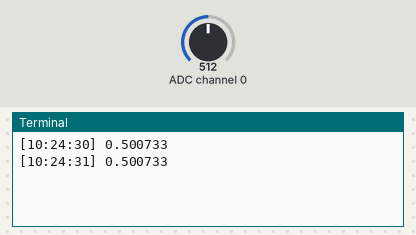
Simulated run of this program. Board: Raspberry Pi (BCM pin numbers). On the bench: the last lines printed to the terminal. Inputs (shaded band) come from the test bench; at power-on: ADC channel 0 = 512 (analog values on the 0–1023 scale). The clock reads 2024-03-15 10:24:30 at power-on unless the program sets it.

Above: at 1.2 s.
1.3 s: ADC channel 0 set to 716
At 2.6 s:
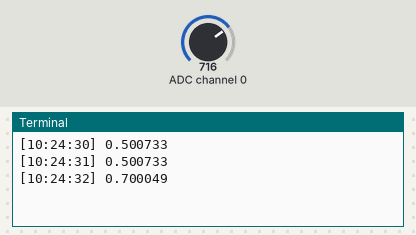
2.8 s: ADC channel 0 set to 900
At 3.4 s:
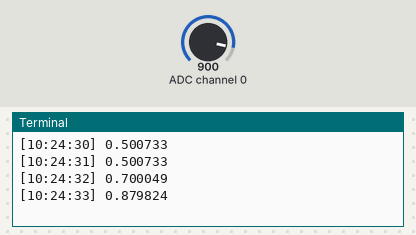
Timing chart, 0 to 5.8 s (numbered marks = the images above; inputs shaded):
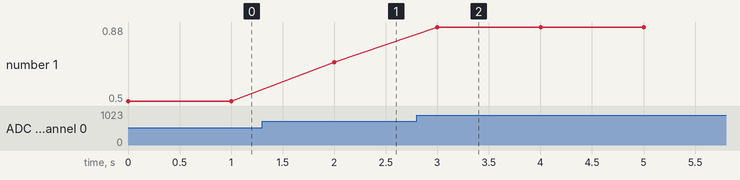

Measured:
- after the input at 1.3 s, the terminal: prints a new line after 0.70 s (image 1)
- after the input at 2.8 s, the terminal: prints a new line after 0.20 s (image 2)
- plotted number 1: 0.5 → 0.7 after the input at 1.3 s, 0.7 → 0.88 after the input at 2.8 s

The program:

main.py
```python
import time
from gpiozero import MCP3008, Device
from gpiozero.pins.pigpio import PiGPIOFactory

Device.pin_factory = PiGPIOFactory()

moisture_sensor = MCP3008(channel=0)

while True:
    raw_value = moisture_sensor.value
    timestamp = time.strftime("%H:%M:%S")

    print(f"[{timestamp}] {raw_value:3f}")

    time.sleep(1)
```
